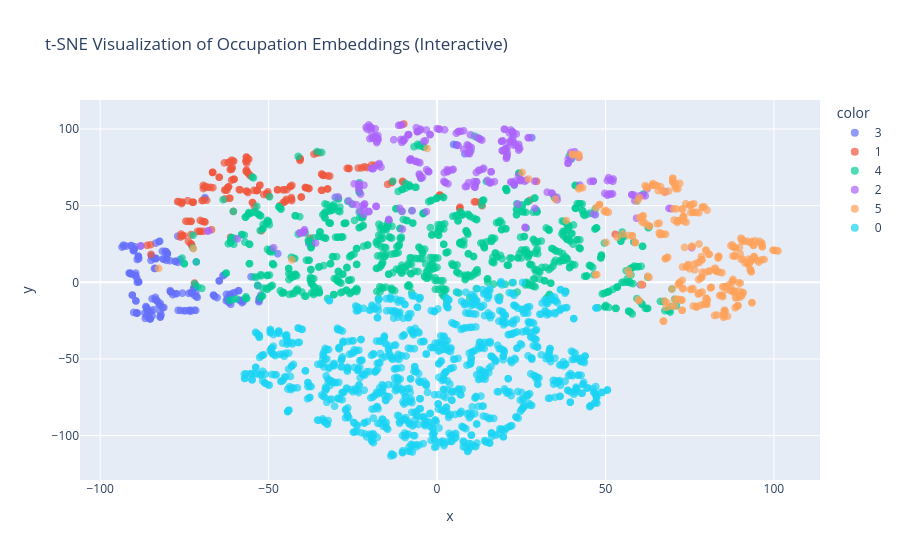

Notebook source saved alongside this figure:
### Code cell
import plotly.express as px
import plotly.graph_objects as go
from sklearn.manifold import TSNE
from sklearn.cluster import KMeans
#from gensim.models import Word2Vec

# Load the trained Word2Vec model
#model = Word2Vec.load("ooh_word2vec.model")

#extract embeddings
words = list(model.wv.index_to_key)  # Get vocabulary
word_vectors = np.array([model.wv[word] for word in words])  # Get vectors

#t-sne
tsne = TSNE(n_components=2, random_state=42, perplexity=5)
word_vectors_2d = tsne.fit_transform(word_vectors)

#clustering
num_clusters = 6  # Adjust based on distinct job categories
kmeans = KMeans(n_clusters=num_clusters, random_state=42, n_init=10)
labels = kmeans.fit_predict(word_vectors)

# Convert data to a DataFrame for Plotly
import pandas as pd
df = pd.DataFrame({
    'x': word_vectors_2d[:, 0],
    'y': word_vectors_2d[:, 1],
    'word': words,
    'cluster': labels
})

fig = px.scatter(df, x='x', y='y', color=df['cluster'].astype(str),
                 hover_data={'word': True, 'x': False, 'y': False, 'cluster': False},
                 title="t-SNE Visualization of Occupation Embeddings (Interactive)",
                 labels={'cluster': 'Cluster'})

fig.update_traces(marker=dict(size=8, opacity=0.7))  # Improve visibility

# Show the interactive plot
fig.show()

### Figure 1 — Plotly figure (JSON) as saved in the notebook; plotly's stock layout.template omitted (floating-point values rounded to 4 significant figures; data arrays with more than 128 entries replaced by an {"elided": "..."} marker saying what was removed)
{"data": [{"customdata": {"elided": "165x2 mixed values"}, "hovertemplate": "color=3<br>word=%{customdata[0]}<extra></extra>", "legendgroup": "3", "marker": {"color": "#636efa", "opacity": 0.7, "size": 8, "symbol": "circle"}, "mode": "markers", "name": "3", "showlegend": true, "type": "scattergl", "x": {"elided": "165 float values"}, "xaxis": "x", "y": {"elided": "165 float values"}, "yaxis": "y"}, {"customdata": {"elided": "181x2 mixed values"}, "hovertemplate": "color=1<br>word=%{customdata[0]}<extra></extra>", "legendgroup": "1", "marker": {"color": "#EF553B", "opacity": 0.7, "size": 8, "symbol": "circle"}, "mode": "markers", "name": "1", "showlegend": true, "type": "scattergl", "x": {"elided": "181 float values"}, "xaxis": "x", "y": {"elided": "181 float values"}, "yaxis": "y"}, {"customdata": {"elided": "813x2 mixed values"}, "hovertemplate": "color=4<br>word=%{customdata[0]}<extra></extra>", "legendgroup": "4", "marker": {"color": "#00cc96", "opacity": 0.7, "size": 8, "symbol": "circle"}, "mode": "markers", "name": "4", "showlegend": true, "type": "scattergl", "x": {"elided": "813 float values"}, "xaxis": "x", "y": {"elided": "813 float values"}, "yaxis": "y"}, {"customdata": {"elided": "256x2 mixed values"}, "hovertemplate": "color=2<br>word=%{customdata[0]}<extra></extra>", "legendgroup": "2", "marker": {"color": "#ab63fa", "opacity": 0.7, "size": 8, "symbol": "circle"}, "mode": "markers", "name": "2", "showlegend": true, "type": "scattergl", "x": {"elided": "256 float values"}, "xaxis": "x", "y": {"elided": "256 float values"}, "yaxis": "y"}, {"customdata": {"elided": "291x2 mixed values"}, "hovertemplate": "color=5<br>word=%{customdata[0]}<extra></extra>", "legendgroup": "5", "marker": {"color": "#FFA15A", "opacity": 0.7, "size": 8, "symbol": "circle"}, "mode": "markers", "name": "5", "showlegend": true, "type": "scattergl", "x": {"elided": "291 float values"}, "xaxis": "x", "y": {"elided": "291 float values"}, "yaxis": "y"}, {"customdata": {"elided": "1025x2 mixed values"}, "hovertemplate": "color=0<br>word=%{customdata[0]}<extra></extra>", "legendgroup": "0", "marker": {"color": "#19d3f3", "opacity": 0.7, "size": 8, "symbol": "circle"}, "mode": "markers", "name": "0", "showlegend": true, "type": "scattergl", "x": {"elided": "1025 float values"}, "xaxis": "x", "y": {"elided": "1025 float values"}, "yaxis": "y"}], "layout": {"legend": {"title": {"text": "color"}, "tracegroupgap": 0}, "title": {"text": "t-SNE Visualization of Occupation Embeddings (Interactive)"}, "xaxis": {"anchor": "y", "domain": [0, 1], "title": {"text": "x"}}, "yaxis": {"anchor": "x", "domain": [0, 1], "title": {"text": "y"}}}}
